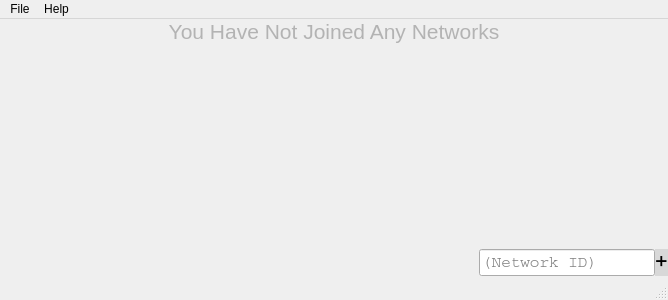
<?xml version="1.0" encoding="UTF-8"?>
<ui version="4.0">
 <class>MainWindow</class>
 <widget class="QMainWindow" name="MainWindow">
  <property name="geometry">
   <rect>
    <x>0</x>
    <y>0</y>
    <width>668</width>
    <height>300</height>
   </rect>
  </property>
  <property name="windowTitle">
   <string>ZeroTier One</string>
  </property>
  <property name="windowIcon">
   <iconset resource="resources.qrc">
    <normaloff>:/img/zt1icon.png</normaloff>:/img/zt1icon.png</iconset>
  </property>
  <widget class="QWidget" name="centralWidget">
   <layout class="QVBoxLayout" name="verticalLayout">
    <property name="spacing">
     <number>0</number>
    </property>
    <property name="leftMargin">
     <number>0</number>
    </property>
    <property name="topMargin">
     <number>0</number>
    </property>
    <property name="rightMargin">
     <number>0</number>
    </property>
    <property name="bottomMargin">
     <number>0</number>
    </property>
    <item>
     <widget class="QLabel" name="noNetworksLabel">
      <property name="palette">
       <palette>
        <active>
         <colorrole role="WindowText">
          <brush brushstyle="SolidPattern">
           <color alpha="64">
            <red>0</red>
            <green>0</green>
            <blue>0</blue>
           </color>
          </brush>
         </colorrole>
        </active>
        <inactive>
         <colorrole role="WindowText">
          <brush brushstyle="SolidPattern">
           <color alpha="64">
            <red>0</red>
            <green>0</green>
            <blue>0</blue>
           </color>
          </brush>
         </colorrole>
        </inactive>
        <disabled>
         <colorrole role="WindowText">
          <brush brushstyle="SolidPattern">
           <color alpha="255">
            <red>127</red>
            <green>127</green>
            <blue>127</blue>
           </color>
          </brush>
         </colorrole>
        </disabled>
       </palette>
      </property>
      <property name="font">
       <font>
        <pointsize>16</pointsize>
       </font>
      </property>
      <property name="frameShape">
       <enum>QFrame::NoFrame</enum>
      </property>
      <property name="text">
       <string>You Have Not Joined Any Networks</string>
      </property>
      <property name="textFormat">
       <enum>Qt::PlainText</enum>
      </property>
      <property name="alignment">
       <set>Qt::AlignCenter</set>
      </property>
      <property name="wordWrap">
       <bool>true</bool>
      </property>
      <property name="margin">
       <number>25</number>
      </property>
      <property name="textInteractionFlags">
       <set>Qt::NoTextInteraction</set>
      </property>
     </widget>
    </item>
    <item>
     <widget class="QListWidget" name="networkListWidget">
      <property name="focusPolicy">
       <enum>Qt::NoFocus</enum>
      </property>
      <property name="styleSheet">
       <string notr="true">QListWidget#networkListWidget {
	background-color: transparent;
}

QListWidget#networkListWidget::Item {
	background-color: palette(base);
	border: 0;
}</string>
      </property>
      <property name="frameShape">
       <enum>QFrame::NoFrame</enum>
      </property>
      <property name="horizontalScrollBarPolicy">
       <enum>Qt::ScrollBarAlwaysOff</enum>
      </property>
      <property name="autoScroll">
       <bool>false</bool>
      </property>
      <property name="editTriggers">
       <set>QAbstractItemView::NoEditTriggers</set>
      </property>
      <property name="selectionMode">
       <enum>QAbstractItemView::NoSelection</enum>
      </property>
      <property name="verticalScrollMode">
       <enum>QAbstractItemView::ScrollPerPixel</enum>
      </property>
      <property name="spacing">
       <number>2</number>
      </property>
      <property name="uniformItemSizes">
       <bool>true</bool>
      </property>
     </widget>
    </item>
    <item>
     <widget class="QWidget" name="bottomContainerWidget" native="true">
      <layout class="QHBoxLayout" name="horizontalLayout">
       <property name="spacing">
        <number>0</number>
       </property>
       <property name="leftMargin">
        <number>0</number>
       </property>
       <property name="topMargin">
        <number>0</number>
       </property>
       <property name="rightMargin">
        <number>0</number>
       </property>
       <property name="bottomMargin">
        <number>0</number>
       </property>
       <item>
        <widget class="QPushButton" name="addressButton">
         <property name="sizePolicy">
          <sizepolicy hsizetype="Minimum" vsizetype="Preferred">
           <horstretch>0</horstretch>
           <verstretch>0</verstretch>
          </sizepolicy>
         </property>
         <property name="font">
          <font>
           <family>Courier</family>
           <pointsize>12</pointsize>
           <weight>75</weight>
           <bold>true</bold>
          </font>
         </property>
         <property name="statusTip">
          <string>Your 10-digit ZeroTier address; click to copy to clipboard.</string>
         </property>
         <property name="styleSheet">
          <string notr="true">QPushButton {
	border: 0;
	text-align: left;
	padding: 0 5px 0 5px;
	margin: 0;
	background-color: transparent;
}

QPushButton:focus {
	background-color: rgba(0,0,0,15);
}

QPushButton:hover {
	background-color: rgba(0,0,0,15);
}

QPushButton:pressed {
	background-color: rgba(0,0,0,75);
}
s</string>
         </property>
         <property name="text">
          <string/>
         </property>
         <property name="flat">
          <bool>true</bool>
         </property>
        </widget>
       </item>
       <item>
        <widget class="QLabel" name="statusLabel">
         <property name="sizePolicy">
          <sizepolicy hsizetype="Expanding" vsizetype="Preferred">
           <horstretch>0</horstretch>
           <verstretch>0</verstretch>
          </sizepolicy>
         </property>
         <property name="font">
          <font>
           <pointsize>10</pointsize>
          </font>
         </property>
         <property name="statusTip">
          <string>Your network connection status.</string>
         </property>
         <property name="styleSheet">
          <string notr="true">padding: 0 0.75em 0 0.75em;
margin: 0 4px 0 0;
</string>
         </property>
         <property name="text">
          <string/>
         </property>
         <property name="textFormat">
          <enum>Qt::PlainText</enum>
         </property>
        </widget>
       </item>
       <item>
        <widget class="QLineEdit" name="networkIdLineEdit">
         <property name="sizePolicy">
          <sizepolicy hsizetype="Fixed" vsizetype="Fixed">
           <horstretch>0</horstretch>
           <verstretch>0</verstretch>
          </sizepolicy>
         </property>
         <property name="font">
          <font>
           <family>Courier</family>
           <pointsize>12</pointsize>
          </font>
         </property>
         <property name="statusTip">
          <string>Enter a hexadecimal network ID to join a network.</string>
         </property>
         <property name="maxLength">
          <number>16</number>
         </property>
         <property name="frame">
          <bool>true</bool>
         </property>
         <property name="placeholderText">
          <string>(Network ID)</string>
         </property>
        </widget>
       </item>
       <item>
        <widget class="QPushButton" name="joinNetworkButton">
         <property name="sizePolicy">
          <sizepolicy hsizetype="Minimum" vsizetype="Preferred">
           <horstretch>0</horstretch>
           <verstretch>0</verstretch>
          </sizepolicy>
         </property>
         <property name="font">
          <font>
           <family>Courier</family>
           <pointsize>16</pointsize>
           <weight>75</weight>
           <bold>true</bold>
          </font>
         </property>
         <property name="statusTip">
          <string>Join this network.</string>
         </property>
         <property name="styleSheet">
          <string notr="true">QPushButton {
	padding: 0 0.8em 0 0.8em;
	margin: 0;
	border: 0;
	background-color: rgba(0,0,0,25);
}

QPushButton:focus {
	background-color: rgba(0,0,0,33);
}

QPushButton:hover {
	background-color: rgba(0,0,0,33);
}

QPushButton:pressed {
	background-color: rgba(0,0,0,75);
}
</string>
         </property>
         <property name="text">
          <string notr="true">+</string>
         </property>
         <property name="flat">
          <bool>true</bool>
         </property>
        </widget>
       </item>
      </layout>
     </widget>
    </item>
   </layout>
  </widget>
  <widget class="QMenuBar" name="menuBar">
   <property name="geometry">
    <rect>
     <x>0</x>
     <y>0</y>
     <width>668</width>
     <height>22</height>
    </rect>
   </property>
   <property name="layoutDirection">
    <enum>Qt::LeftToRight</enum>
   </property>
   <widget class="QMenu" name="menuHelp">
    <property name="title">
     <string>Help</string>
    </property>
    <addaction name="actionAbout"/>
   </widget>
   <widget class="QMenu" name="menuFile">
    <property name="title">
     <string>File</string>
    </property>
    <addaction name="separator"/>
    <addaction name="actionExit"/>
   </widget>
   <addaction name="menuFile"/>
   <addaction name="menuHelp"/>
  </widget>
  <widget class="QStatusBar" name="statusBar">
   <property name="font">
    <font>
     <pointsize>12</pointsize>
    </font>
   </property>
  </widget>
  <action name="actionAbout">
   <property name="text">
    <string>About</string>
   </property>
  </action>
  <action name="actionExit">
   <property name="text">
    <string>Exit</string>
   </property>
  </action>
 </widget>
 <layoutdefault spacing="6" margin="11"/>
 <resources>
  <include location="resources.qrc"/>
 </resources>
 <connections>
  <connection>
   <sender>actionExit</sender>
   <signal>triggered()</signal>
   <receiver>MainWindow</receiver>
   <slot>close()</slot>
   <hints>
    <hint type="sourcelabel">
     <x>-1</x>
     <y>-1</y>
    </hint>
    <hint type="destinationlabel">
     <x>333</x>
     <y>149</y>
    </hint>
   </hints>
  </connection>
 </connections>
</ui>
